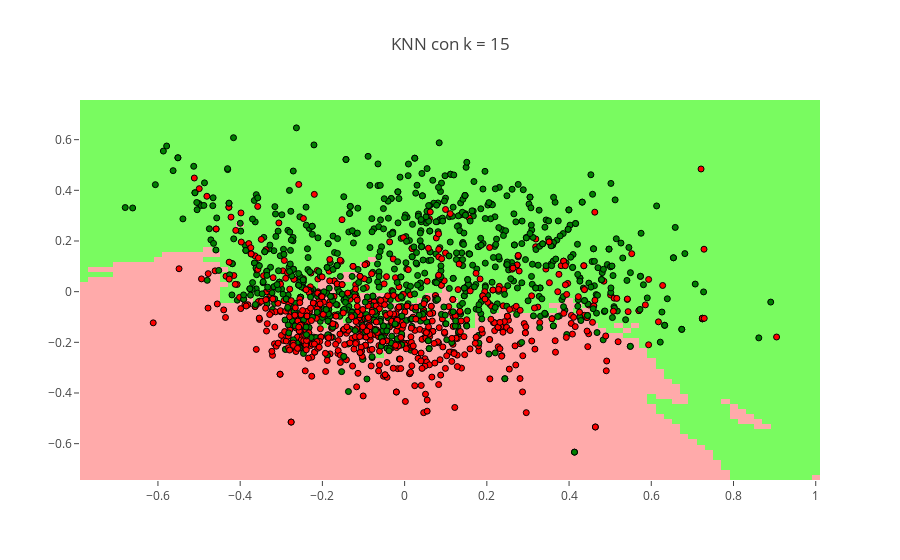

Notebook code for this chart:
### Markdown cell above
Un'<b>accuratezza</b> di <b>~76%</b> può essere ritenuta buona, considerando che molte delle feature erano risultate scorrelate tra loro (vedere la matrice di correlazione alcuni paragrafi in alto).
Per costruire il classificatore abbiamo utilizzato il dataset nella sua forma originale, cioè quello provvisto di 11 feature. Per tale motivo non siamo in grado di visualizzare sul piano la distribuzione dei punti e i confini di classificazione che il modello ha predetto.
Se invece fossimo interessati a vedere tali confini dovremmo necessariamente diminuire la dimensionalità del dataset fino ad avere due sole dimensioni.
Per fare ciò utilizziamo ancora la PCA, in modo che il classificatore faccia previsioni basandosi su due sole feature (PC1 e PC2).

### Code cell
from matplotlib.colors import ListedColormap
import matplotlib.pyplot as plt

h = .02
data = []

# Mappa dei colori
cmap_light =[[0, '#FFAAAA'], [0.5, '#AAFFAA'], [1, '#79fb60']]
cmap_bold = [[0, '#FF0000'], [0.5, '#00FF00'], [1, '#0000FF']]
colorsIdx = {0: 'red', 1: 'green'}
legendIdx = {0 : 'Bassa qualità', 1 : 'Alta qualità'}
cols = df['quality'].map(colorsIdx)
leg = df['quality'].map(legendIdx)

y = df['quality'].values
X = copy.copy(df_norm).drop(columns=['quality']).values
X = sklearnPCA(n_components = 2).fit_transform(X)

X_train_pca, X_test_pca, y_train_pca, y_test_pca = train_test_split(X, y, test_size=0.3)

knn = KNeighborsClassifier(n_neighbors=15)
knn.fit(X_train_pca, y_train_pca)

x_min, x_max = X[:, 0].min() - 0.10, X[:, 0].max() + 0.10
y_min, y_max = X[:, 1].min() - 0.10, X[:, 1].max() + 0.10
x_ = np.arange(x_min, x_max, h)
y_ = np.arange(y_min, y_max, h)
xx, yy = np.meshgrid(x_, y_)
Z = knn.predict(np.c_[xx.ravel(), yy.ravel()])

# Risultato nel grafico dei colori
Z = Z.reshape(xx.shape)
p1 = go.Heatmap(x=x_, y=y_, z=Z,
                showscale=False,
                colorscale=cmap_light)

# Plottiamo anche i dati di training
p2 = go.Scatter(x=X[:, 0], y=X[:, 1], 
                mode='markers',                
                marker=dict(color=cols,
                            colorscale=cmap_bold,
                            line=dict(color='black', width=1)))
data.append(p1)
data.append(p2) 

layout_knn = go.Layout(
        title='KNN con k = 15'
    )

fig_knn = go.Figure(data=data, layout=layout_knn)
iplot(fig_knn) 

# Facciamo una previsione utilizzando il set di testing
y_pred = knn.predict(X_test_pca)
print("Accuratezza sul testing set:", metrics.accuracy_score(y_test_pca, y_pred))

### Figure 1 — Plotly figure (JSON) as saved in the notebook; plotly's stock layout.template omitted (floating-point values rounded to 4 significant figures; data arrays with more than 128 entries replaced by an {"elided": "..."} marker saying what was removed)
{"data": [{"colorscale": [[0, "#FFAAAA"], [0.5, "#AAFFAA"], [1, "#79fb60"]], "showscale": false, "type": "heatmap", "uid": "43491e32-9f01-4fb1-b715-c322ae16a1cd", "x": [-0.7796, -0.7596, -0.7396, -0.7196, -0.6996, -0.6796, -0.6596, -0.6396, -0.6196, -0.5996, -0.5796, -0.5596, -0.5396, -0.5196, -0.4996, -0.4796, -0.4596, -0.4396, -0.4196, -0.3996, -0.3796, -0.3596, -0.3396, -0.3196, -0.2996, -0.2796, -0.2596, -0.2396, -0.2196, -0.1996, -0.1796, -0.1596, -0.1396, -0.1196, -0.09962, -0.07962, -0.05962, -0.03962, -0.01962, 0.0003823, 0.02038, 0.04038, 0.06038, 0.08038, 0.1004, 0.1204, 0.1404, 0.1604, 0.1804, 0.2004, 0.2204, 0.2404, 0.2604, 0.2804, 0.3004, 0.3204, 0.3404, 0.3604, 0.3804, 0.4004, 0.4204, 0.4404, 0.4604, 0.4804, 0.5004, 0.5204, 0.5404, 0.5604, 0.5804, 0.6004, 0.6204, 0.6404, 0.6604, 0.6804, 0.7004, 0.7204, 0.7404, 0.7604, 0.7804, 0.8004, 0.8204, 0.8404, 0.8604, 0.8804, 0.9004, 0.9204, 0.9404, 0.9604, 0.9804, 1.0], "y": [-0.7335, -0.7135, -0.6935, -0.6735, -0.6535, -0.6335, -0.6135, -0.5935, -0.5735, -0.5535, -0.5335, -0.5135, -0.4935, -0.4735, -0.4535, -0.4335, -0.4135, -0.3935, -0.3735, -0.3535, -0.3335, -0.3135, -0.2935, -0.2735, -0.2535, -0.2335, -0.2135, -0.1935, -0.1735, -0.1535, -0.1335, -0.1135, -0.09346, -0.07346, -0.05346, -0.03346, -0.01346, 0.006543, 0.02654, 0.04654, 0.06654, 0.08654, 0.1065, 0.1265, 0.1465, 0.1665, 0.1865, 0.2065, 0.2265, 0.2465, 0.2665, 0.2865, 0.3065, 0.3265, 0.3465, 0.3665, 0.3865, 0.4065, 0.4265, 0.4465, 0.4665, 0.4865, 0.5065, 0.5265, 0.5465, 0.5665, 0.5865, 0.6065, 0.6265, 0.6465, 0.6665, 0.6865, 0.7065, 0.7265, 0.7465], "z": {"elided": "75x90 int values"}}, {"marker": {"color": {"elided": "1599 str values"}, "colorscale": [[0, "#FF0000"], [0.5, "#00FF00"], [1, "#0000FF"]], "line": {"color": "black", "width": 1}}, "mode": "markers", "type": "scatter", "uid": "3083cf40-f6ce-44d5-ad1a-fe44672e7b1c", "x": {"elided": "1599 float values"}, "y": {"elided": "1599 float values"}}], "layout": {"title": {"text": "KNN con k = 15"}}}
